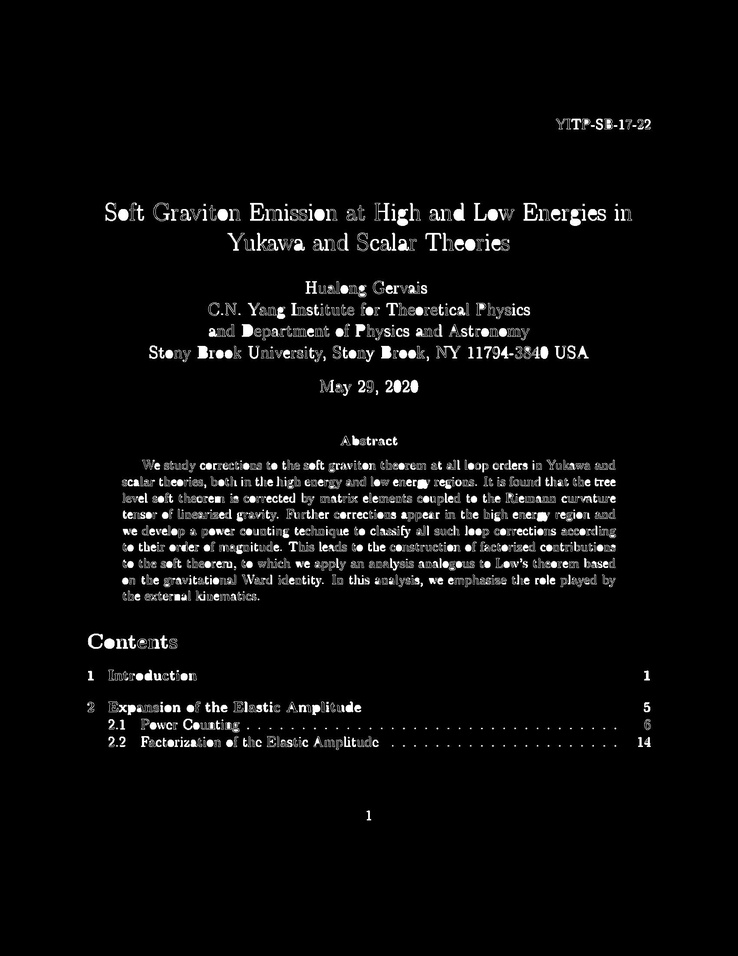
#> input picture temp.jpg, 738 x 956 px, shrunk from 1700 x 2200 before the run, found by its file name; its folder holds only this picture in this run
$ python -i post_processing.py   (imports and definitions only)
#> lines starting #> are read from the running program, lines starting #| are printed output that depends on the picture; after the words box and inside, x2 and y2 are one past the last pixel; in counts of white or black regions, pixels touching at a corner belong together
from src.config import *
import cv2
import skimage.io as io
import pandas as pd
import numpy as np
from numpy import invert
import json


### Postprocessing Step
def get_bboxes(file):

#> called with file = 'temp.jpg'
    img = cv2.imread(RESULTS_DIR + file)
#> img is the input picture: shape (956, 738, 3); min 0, max 255, mean 9.3

    img = invert(img)
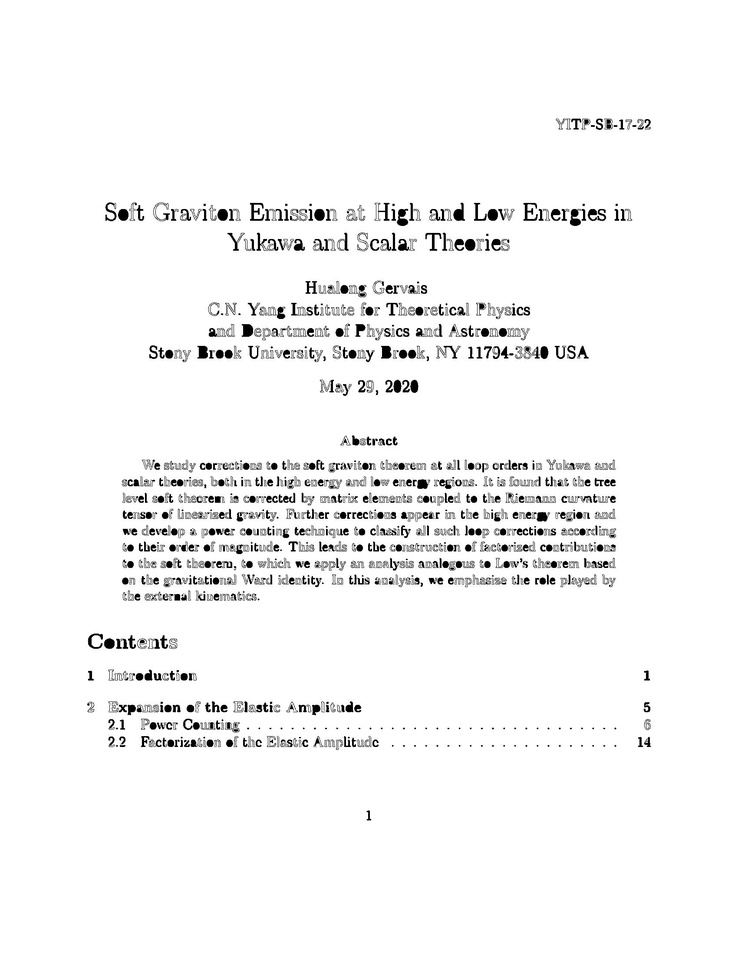
#> img: shape (956, 738, 3); min 0, max 255, mean 245.7
    gray = cv2.cvtColor(img, cv2.COLOR_BGR2GRAY)

    # Convert the grayscale image to binary
    ret, binary = cv2.threshold(gray, 100, 255, cv2.THRESH_OTSU)
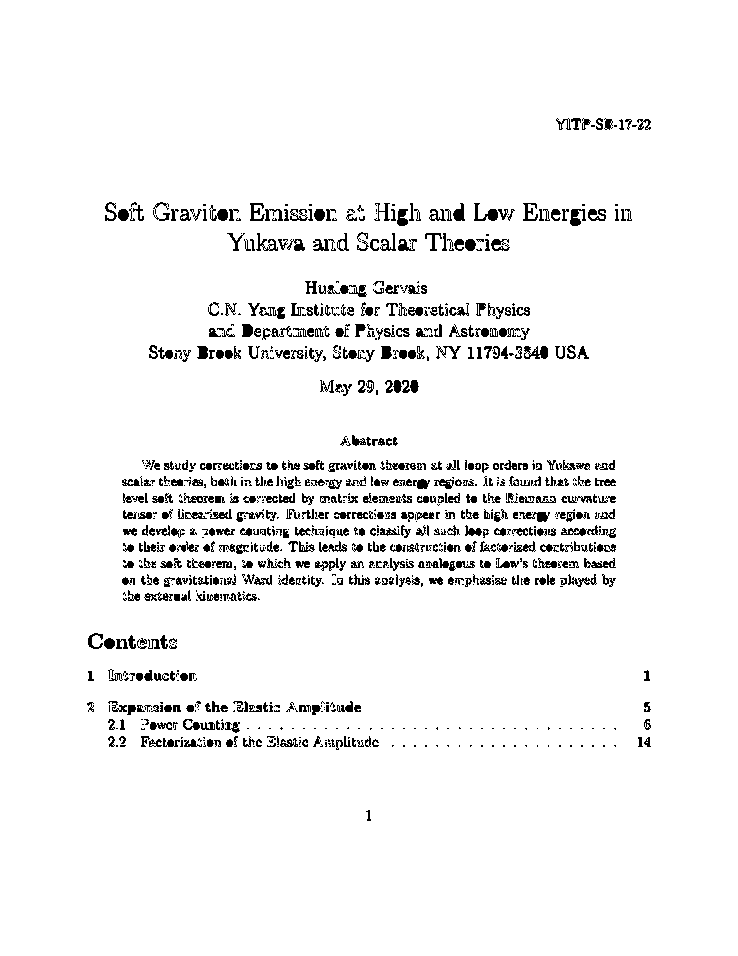
#> binary: shape (956, 738); 95.4% white; black in thin lines or dots, all inside (x1, y1, x2, y2) = (87, 118, 651, 821)
#> ret = 169

    # To detect object contours, we want a black background and a white foreground, so we invert the image (i.e. 255 - pixel value)
    inverted_binary = ~binary

    # Find the contours on the inverted binary image, and store them in a list
    # Contours are drawn around white blobs. hierarchy variable contains info on the relationship between the contours
    contours, hierarchy = cv2.findContours(inverted_binary, cv2.RETR_TREE, cv2.CHAIN_APPROX_SIMPLE)
#> contours = 1654 contours, 1251 with area under 20; largest, box (x1, y1, x2, y2) and area: (524, 346, 548, 359) 172, (474, 203, 498, 221) 144, (209, 205, 228, 221) 129, (584, 558, 616, 568) 127, (570, 209, 586, 226) 124


    bboxes = []
    # Draw a bounding box around all contours
    for c in contours:
        x, y, w, h = cv2.boundingRect(c)
        w = int(w*(1/WIDTH_THRESHOLD))
        h = int(h*(1/HEIGHT_THRESHOLD))
        # Make sure contour area is large enough
        if cv2.contourArea(c) > 30:
            bboxes.append(['text',1,x, y, w, h])
#> this loop made 1654 passes
#> (x, y, w, h) on passes 1, 28, 29: (366, 810, 5, 15), (320, 744, 3, 4), (328, 743, 3, 5)
#> after the loop, bboxes = 258 items, first 6: ['text', 1, 226, 739, 7, 11], ['text', 1, 207, 739, 7, 11], ['text', 1, 184, 739, 20, 11], ['text', 1, 149, 739, 14, 11], ['text', 1, 280, 738, 20, 12], ['text', 1, 163, 738, 18, 12]

    final_img = cv2.imread(INPUT_IMG_DIR + file)
    for b in bboxes:
        x = b[2]
        y = b[3]
        w = int(b[4])
        h = int(b[5])
        cv2.rectangle(final_img,(x,y), (x+w,y+h), (0, 255, 0),1)
#> this loop made 258 passes
#> b on passes 26 to 28: ['text', 1, 116, 639, 13, 14], ['text', 1, 104, 638, 12, 15], ['text', 1, 160, 635, 8, 20]
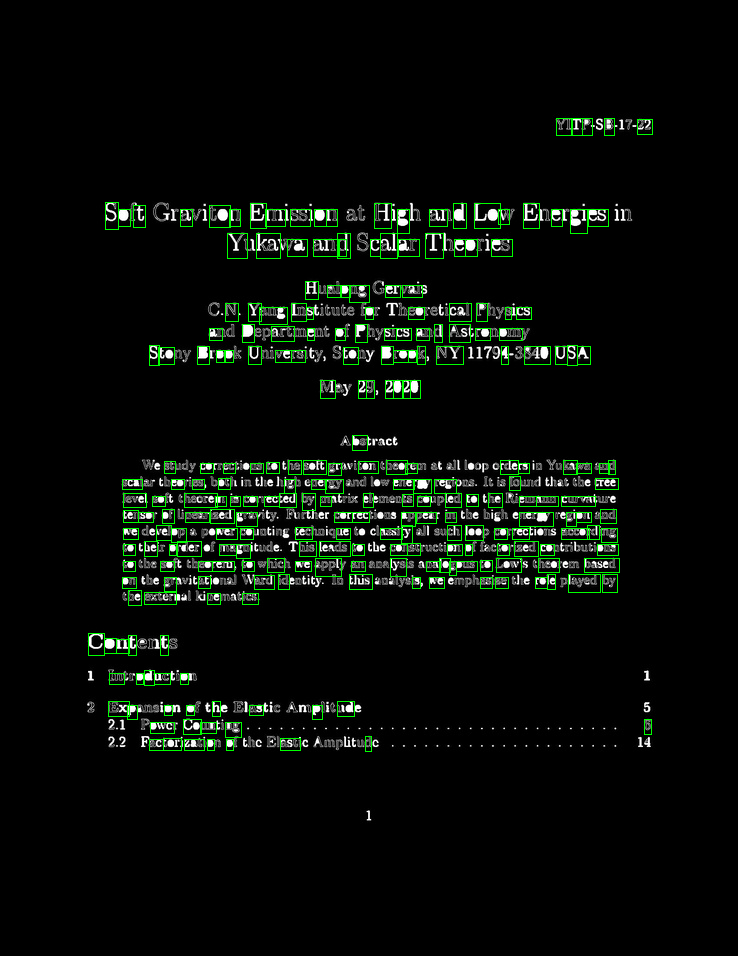
#> final_img: shape (956, 738, 3); 2.07% of pixels changed, all inside (x1, y1, x2, y2) = (88, 118, 653, 752)

    df = pd.DataFrame(bboxes, columns = ['label', 'confidence', 'X', 'Y', 'W', 'H'])
    name = file[:len(file) - 4]
    io.imsave(PREDICTIONS_DIR + name + '_pred.jpg', final_img)
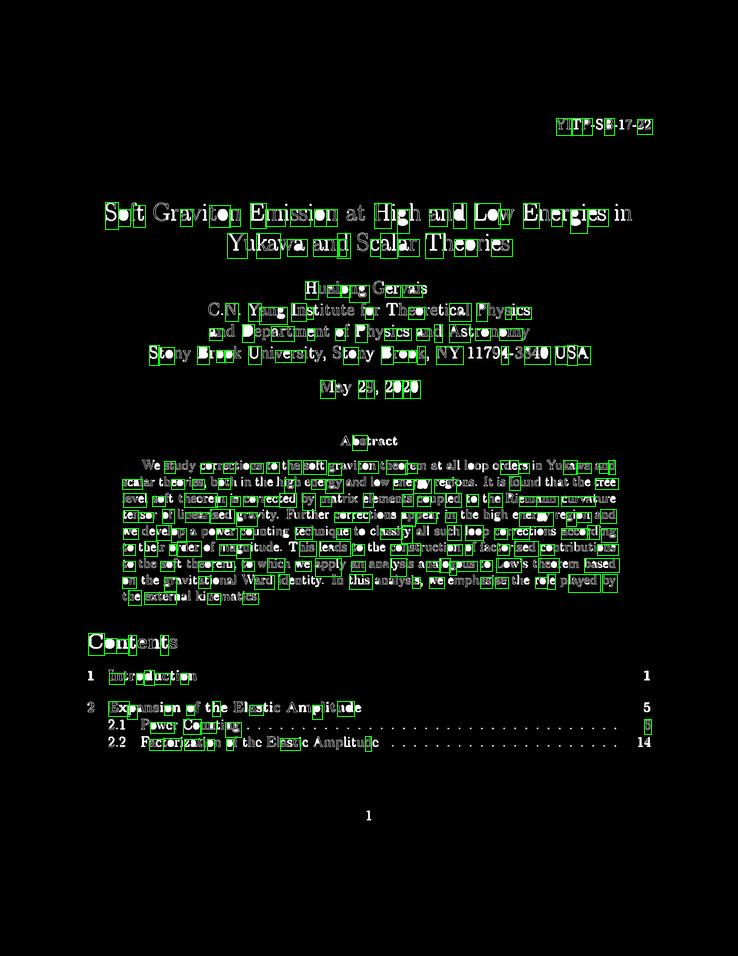
#> saved as temp_pred.jpg: shape (956, 738, 3); mean R, G, B 10.1, 14, 10.1
    df.to_csv(OUT_TXT_DIR + name + '.txt', sep=' ',index=False, header=False)


# [55 lines left out: function coco_conversion, not called in this run]

>>> result = get_bboxes('temp.jpg')
